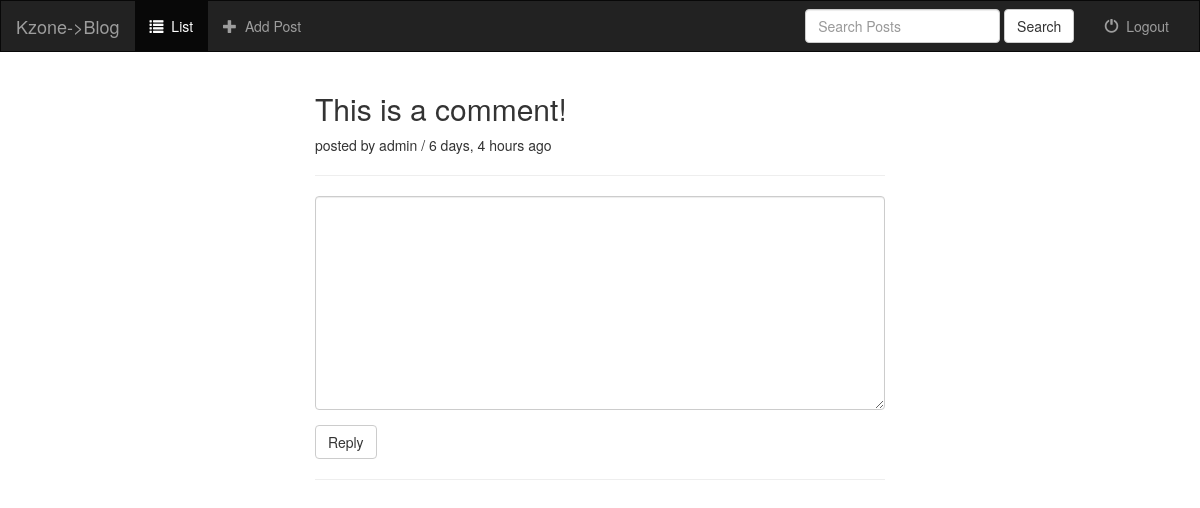
The app's page /comments/1/ with its own data.
### comments/models.py (models this page shows, shortened)
class Comment(models.Model):
    user = models.ForeignKey(settings.AUTH_USER_MODEL, default=1)
    content_type = models.ForeignKey(ContentType, on_delete=models.CASCADE)
    object_id = models.PositiveIntegerField()
    content_object = GenericForeignKey('content_type', 'object_id')
    parent = models.ForeignKey('self', null=True, blank=True)
    content = models.TextField()
    timestamp = models.DateTimeField(auto_now_add=True)
    objects = CommentManager()
    class Meta:
        ordering = ['-timestamp']
    def children(self):
        return Comment.objects.filter(parent=self)
    @property
    def is_parent(self):
        if self.parent is not None:
            return False
        return True

### comments/views.py (the view, shortened to what this page needs)
# urls.py: url(r'^(?P<id>\d+)/$', views.comment_thread, name='comment_thread'),
def comment_thread(request, id):
    try:
        obj = Comment.objects.get(id=id)
    except:
        raise Http404
    if not obj.is_parent:
        """ If this is not parent, which means that the comment requested is one of the children,
        set its parent objects as obj variable. The reason to re-set the variable is to avoid that
        client request children comment's thread """
        obj = obj.parent
    initial_data = {
        'content_type': obj.content_type,
        'object_id': obj.object_id
    }
    form = CommentForm(request.POST or None, initial=initial_data)
    context = {
        'comment': obj,
        'form': form,
        'title': 'Thread'
    }
    return render(request, 'comment_thread.html', context)

### comments/forms.py
class CommentForm(forms.Form):
    content_type = forms.CharField(widget=forms.HiddenInput)
    object_id = forms.IntegerField(widget=forms.HiddenInput)
    content = forms.CharField(label='', widget=forms.Textarea)

### templates/comment_thread.html (shortened to what this page needs)
{% extends 'base.html' %}
{% load urlify %}
{% load crispy_forms_tags %}
{% block additionalCss %}
    {% load staticfiles %}
    <link rel="stylesheet" type="text/css" href="{% static 'bootstrap/css/post_detail.css' %}">
{% endblock %}
{% block body%}
    <div class='col-sm-6 col-sm-offset-3'>
        <h2> {{ comment.content }} </h2>
        <footer>
            posted by {{ comment.user }} / {{ comment.timestamp|timesince }} ago
        </footer>
        <hr>
        <div>
            <form action="." method="post">
                {{ form|crispy }}
                <input type="submit" value="Reply" class="btn btn-default">
            </form>
        </div>
        <hr>
    </div>
{% endblock%}

### records on screen
Comment: content "This is a comment!", user "admin", timestamp "6 days, 4 hours"
